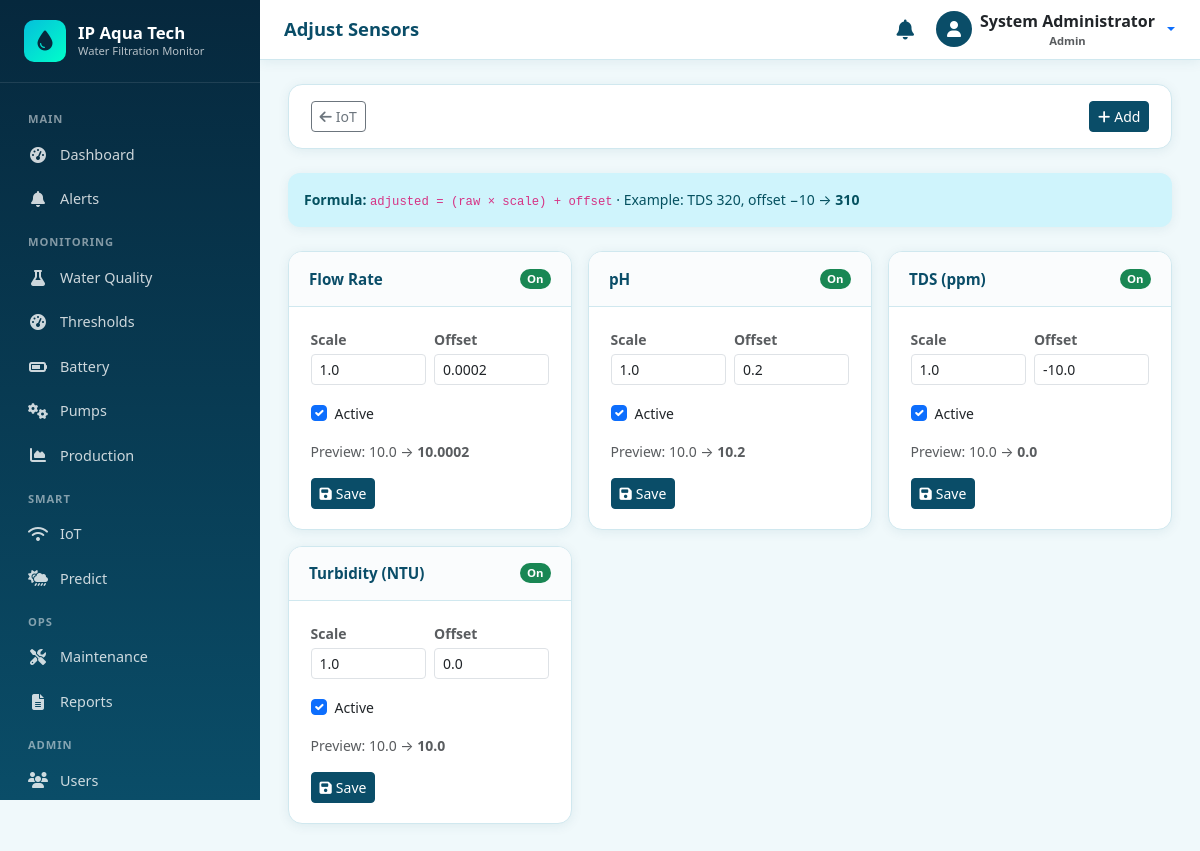
/iot/sensors/ (signed in), run on the app's committed database.
### accounts/models.py (models this page shows, shortened)
class User(AbstractUser):
    class Role(models.TextChoices):
        ADMIN = 'ADMIN', 'Admin'
        OPERATOR = 'OPERATOR', 'Operator'
    role = models.CharField(
        max_length=20,
        choices=Role.choices,
        default=Role.OPERATOR,
        help_text='User role determining access level',
    )
    phone = models.CharField(max_length=20, blank=True)
    is_active = models.BooleanField(default=True)
    created_at = models.DateTimeField(auto_now_add=True)
    updated_at = models.DateTimeField(auto_now=True)
    class Meta:
        ordering = ['-date_joined']
        verbose_name = 'User'
        verbose_name_plural = 'Users'
    @property
    def is_admin_user(self):
        return self.role == self.Role.ADMIN or self.is_superuser

### iot/models.py (models this page shows, shortened)
class SensorCalibration(models.Model):
    class SensorKey(models.TextChoices):
        PH = 'ph', 'pH'
        TDS = 'tds', 'TDS (ppm)'
        TURBIDITY = 'turbidity', 'Turbidity (NTU)'
        TEMPERATURE = 'temperature', 'Temperature (°C)'
        FLOW_RATE = 'flow_rate', 'Flow Rate'
        WATER_PRESSURE = 'water_pressure', 'Water Pressure'
        WATER_LEVEL = 'water_level', 'Water Level %'
        VOLTAGE = 'voltage', 'Solar Voltage'
        CURRENT = 'current', 'Solar Current'
        POWER = 'power', 'Solar Power'
        BATTERY_PERCENT = 'battery_percent', 'Battery %'
        TANK_LEVEL = 'tank_level', 'Tank Level %'
    device = models.ForeignKey(
        IoTDevice,
        on_delete=models.CASCADE,
        null=True,
        blank=True,
        related_name='calibrations',
        help_text='Leave empty to apply to all devices',
    )
    sensor_key = models.CharField(max_length=40, choices=SensorKey.choices)
    scale = models.FloatField(
        default=1.0,
        help_text='Multiplier (adjusted = raw × scale + offset)',
    )
    offset = models.FloatField(
        default=0.0,
        help_text='Additive offset after scale',
    )
    min_value = models.FloatField(
        null=True,
        blank=True,
        help_text='Optional minimum clamp',
    )
    max_value = models.FloatField(
        null=True,
        blank=True,
        help_text='Optional maximum clamp',
    )
    is_active = models.BooleanField(default=True)
    notes = models.CharField(max_length=200, blank=True)
    updated_at = models.DateTimeField(auto_now=True)
    created_at = models.DateTimeField(auto_now_add=True)
    class Meta:
        ordering = ['sensor_key', 'device_id']
        verbose_name = 'Sensor Calibration'
        verbose_name_plural = 'Sensor Calibrations'
        unique_together = [('device', 'sensor_key')]
    def apply(self, raw_value) -> float:
        try:
            val = float(raw_value) * float(self.scale) + float(self.offset)
        except (TypeError, ValueError):
            return raw_value
        if self.min_value is not None:
            val = max(float(self.min_value), val)
        if self.max_value is not None:
            val = min(float(self.max_value), val)
        return val

### iot/views.py (the view, shortened to what this page needs)
# urls.py: path('sensors/', views.sensor_calibration_list, name='sensor_calibration_list'),
@login_required
def sensor_calibration_list(request):
    seeded = _ensure_default_calibrations()
    if seeded:
        messages.info(request, f'Loaded {seeded} default sensor rows. Adjust scale/offset as needed.')
    calibrations = SensorCalibration.objects.select_related('device').exclude(
        sensor_key__in=('temperature', 'water_level'),
    )
    active_count = calibrations.filter(is_active=True).count()
    preview_raw = float(request.GET.get('raw') or 10)
    rows = []
    for c in calibrations:
        try:
            adjusted = c.apply(preview_raw) if c.is_active else preview_raw
        except Exception:
            adjusted = preview_raw
        rows.append({
            'cal': c,
            'preview_raw': preview_raw,
            'preview_out': round(float(adjusted), 4),
        })
    return render(request, 'iot/sensor_calibration_list.html', {
        'rows': rows,
        'calibrations': calibrations,
        'active_count': active_count,
        'preview_raw': preview_raw,
    })

### iot/views.py (called while the page is built)
def _ensure_default_calibrations() -> int:
    defaults = [
        ('ph', 1.0, 0.0, 0.0, 14.0, 'pH probe'),
        ('tds', 1.0, 0.0, 0.0, 2000.0, 'TDS sensor'),
        ('turbidity', 1.0, 0.0, 0.0, 100.0, 'Turbidity sensor'),
        ('flow_rate', 1.0, 0.0, 0.0, None, 'Flow sensor'),
    ]
    created = 0
    for key, scale, offset, mn, mx, notes in defaults:
        defaults_dict = {
            'scale': scale,
            'offset': offset,
            'min_value': mn,
            'max_value': mx,
            'is_active': True,
            'notes': notes,
        }
        _, was_created = SensorCalibration.objects.get_or_create(
            device=None,
            sensor_key=key,
            defaults=defaults_dict,
        )
        if was_created:
            created += 1
    return created

### notifications/context_processors.py (called while the page is built)
def unread_notifications(request):
    if request.user.is_authenticated:
        count = Notification.objects.filter(
            is_read=False,
            is_resolved=False,
        ).filter(
            models_q(request.user)
        ).count()
        recent = Notification.objects.filter(
            is_resolved=False,
        ).filter(
            models_q(request.user)
        )[:5]
        return {
            'unread_notification_count': count,
            'recent_notifications': recent,
        }
    return {
        'unread_notification_count': 0,
        'recent_notifications': [],
    }

def models_q(user):
    from django.db.models import Q
    return Q(recipient__isnull=True) | Q(recipient=user)

### templates/iot/sensor_calibration_list.html (shortened to what this page needs)
{% extends 'base.html' %}
{% block page_title %}Adjust Sensors{% endblock %}
{% block content %}
<div class="card card-aqua mb-4">
  <div class="card-body py-3">
    <div class="d-flex flex-wrap justify-content-between align-items-center gap-2">
      <a href="{% url 'iot:dashboard' %}" class="btn btn-outline-secondary btn-sm">
        <i class="fas fa-arrow-left me-1"></i>IoT
      </a>
      <a href="{% url 'iot:sensor_calibration_create' %}" class="btn btn-primary btn-sm">
        <i class="fas fa-plus me-1"></i>Add
      </a>
    </div>
  </div>
</div>
<div class="alert alert-aqua alert-info small mb-4">
  <strong>Formula:</strong> <code>adjusted = (raw × scale) + offset</code>
  · Example: TDS 320, offset −10 → <strong>310</strong>
</div>
<div class="row g-3">
  {% for row in rows %}
  {% with c=row.cal %}
  <div class="col-md-6 col-xl-4">
    <div class="card card-aqua h-100">
      <div class="card-header">
        <span>{{ c.get_sensor_key_display }}</span>
        {% if c.is_active %}<span class="badge badge-normal rounded-pill">On</span>
        {% else %}<span class="badge bg-secondary rounded-pill">Off</span>{% endif %}
      </div>
      <div class="card-body">
        <form method="post">
          <div class="row g-2 mb-3">
            <div class="col-6">
              <label class="form-label small text-muted mb-1">Scale</label>
              <input type="number" step="0.0001" name="scale" value="{{ c.scale }}" class="form-control form-control-sm">
            </div>
            <div class="col-6">
              <label class="form-label small text-muted mb-1">Offset</label>
              <input type="number" step="0.0001" name="offset" value="{{ c.offset }}" class="form-control form-control-sm">
            </div>
          </div>
          <div class="form-check mb-3">
            <input class="form-check-input" type="checkbox" name="is_active" id="a{{ c.pk }}" {% if c.is_active %}checked{% endif %}>
            <label class="form-check-label small" for="a{{ c.pk }}">Active</label>
          </div>
          <div class="small text-muted mb-3">Preview: {{ row.preview_raw }} → <strong>{{ row.preview_out }}</strong></div>
          <button type="submit" class="btn btn-primary btn-sm"><i class="fas fa-save me-1"></i>Save</button>
        </form>
      </div>
    </div>
  </div>
  {% endwith %}
  {% empty %}
  <div class="col-12">
    <div class="card card-aqua">
      <div class="card-body text-center text-muted py-5">No sensors. Refresh page to load defaults.</div>
    </div>
  </div>
  {% endfor %}
</div>
{% endblock %}

### templates/base.html (shortened to what this page needs)
{% load static %}
<!DOCTYPE html>
<html lang="en">
<head>
  <link href="https://cdn.jsdelivr.net/npm/bootstrap@5.3.3/dist/css/bootstrap.min.css" rel="stylesheet">
  <link href="https://cdnjs.cloudflare.com/ajax/libs/font-awesome/6.5.1/css/all.min.css" rel="stylesheet">
  <link href="{% static 'css/style.css' %}" rel="stylesheet">
</head>
<body {% if chart_url %}data-chart-url="{{ chart_url }}"{% endif %} {% block body_attrs %}{% endblock %}>
  {% if user.is_authenticated %}
  {% include 'includes/sidebar.html' %}
  <div class="main-wrapper">
    <header class="topbar">
      <div class="d-flex align-items-center gap-3">
        <h1 class="page-title">{% block page_title %}Dashboard{% endblock %}</h1>
      </div>
      <div class="d-flex align-items-center gap-3">
        <a href="{% url 'notifications:notification_list' %}" class="btn btn-link text-aqua position-relative p-1">
          <i class="fas fa-bell fa-lg"></i>
        </a>
        <div class="dropdown">
          <button class="btn btn-link text-decoration-none dropdown-toggle d-flex align-items-center gap-2 p-0" type="button" data-bs-toggle="dropdown">
            <span class="rounded-circle bg-aqua d-inline-flex align-items-center justify-content-center text-white" style="width:36px;height:36px;background:var(--aqua-primary);">
              <i class="fas fa-user"></i>
            </span>
            <span class="d-none d-md-inline text-dark fw-semibold">
              {{ user.get_full_name|default:user.username }}
              <small class="d-block text-muted" style="font-size:0.7rem;">{{ user.get_role_display }}</small>
            </span>
          </button>
        </div>
      </div>
    </header>
    <div class="content-area">
      {% block content %}{% endblock %}
    </div>
  </div>
  {% else %}
    {% block auth_content %}{% endblock %}
  {% endif %}
</body>
</html>

### static/css/style.css (style rules this page uses)
:root { --aqua-primary: #0a4d68; --aqua-secondary: #088395; --aqua-accent: #05bfdb; --aqua-light: #00ffca; --aqua-bg: #f0f9fb; --aqua-sidebar: #06283d; --aqua-sidebar-hover: #0a4d68; --aqua-card: #ffffff; --status-normal: #198754; --status-warning: #ffc107; --status-critical: #dc3545; --status-info: #0dcaf0; --text-dark: #1a1a2e; --text-muted: #6c757d; --border-color: #d0e8ef; --sidebar-width: 260px; --topbar-height: 60px; --radius: 12px; --shadow: 0 2px 12px rgba(10, 77, 104, 0.08); --shadow-lg: 0 8px 30px rgba(10, 77, 104, 0.12); }
* { box-sizing: border-box; }
body { font-family: 'Segoe UI', system-ui, -apple-system, sans-serif; background: var(--aqua-bg); color: var(--text-dark); min-height: 100vh; overflow-x: hidden; }
.main-wrapper { margin-left: var(--sidebar-width); min-height: 100vh; transition: margin-left 0.3s ease; }
.topbar { height: var(--topbar-height); background: var(--aqua-card); border-bottom: 1px solid var(--border-color); display: flex; align-items: center; justify-content: space-between; padding: 0 1.5rem; position: sticky; top: 0; z-index: 1030; box-shadow: var(--shadow); }
.topbar .page-title { font-weight: 700; color: var(--aqua-primary); font-size: 1.15rem; margin: 0; }
.content-area { padding: 1.5rem 1.75rem 2.5rem; max-width: 1280px; }
.card-aqua { background: var(--aqua-card); border-radius: 14px; border: 1px solid var(--border-color); box-shadow: var(--shadow); overflow: hidden; }
.card-aqua .card-header { background: #fafcfd; border-bottom: 1px solid var(--border-color); padding: 0.95rem 1.25rem; font-weight: 650; color: var(--aqua-primary); display: flex; align-items: center; justify-content: space-between; flex-wrap: wrap; gap: 0.5rem; font-size: 0.95rem; }
.card-aqua .card-body { padding: 1.25rem 1.35rem; }
.alert-aqua { border-radius: 12px !important; }
.btn-primary { background: var(--aqua-primary); border-color: var(--aqua-primary); }
.badge-normal, .badge-status-normal { background-color: var(--status-normal) !important; color: #fff !important; }
.form-label { font-weight: 600; font-size: 0.875rem; color: var(--aqua-primary); }
.alert-aqua { border-radius: 10px; border: none; box-shadow: var(--shadow); }
.text-aqua { color: var(--aqua-primary) !important; }
.fw-semibold { font-weight: 600; }

### data on the page
User: get_full_name "System Administrator", role "Admin"
SensorCalibration: cal.sensor_key "Flow Rate", shows "On", scale "1.0", offset "0.0002", is_active "☑", preview_raw "10.0", preview_out "10.0002"
SensorCalibration: cal.sensor_key "pH", shows "On", scale "1.0", offset "0.2", is_active "☑", preview_raw "10.0", preview_out "10.2"
SensorCalibration: cal.sensor_key "TDS (ppm)", shows "On", scale "1.0", offset "-10.0", is_active "☑", preview_raw "10.0", preview_out "0.0"
SensorCalibration: cal.sensor_key "Turbidity (NTU)", shows "On", scale "1.0", offset "0.0", is_active "☑", preview_raw "10.0", preview_out "10.0"
